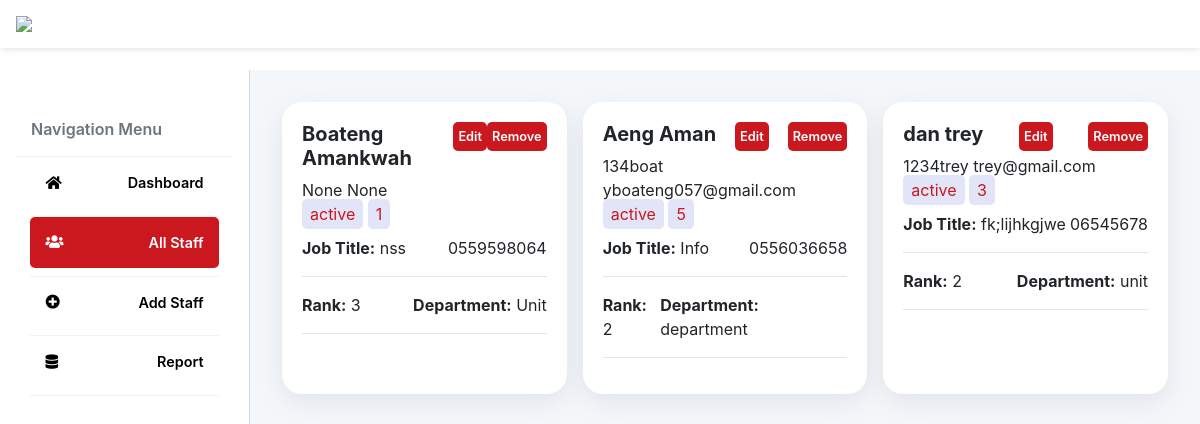
Page /dashboard (signed in) on the committed database.
### sever.py (models this page shows, shortened)
class Staff(db.Model, UserMixin):
    id = db.Column(db.Integer, primary_key=True)
    surname = db.Column(db.String())
    firstname = db.Column(db.String())
    maiden_name = db.Column(db.String())
    official_email = db.Column(db.String())
    personal_email = db.Column(db.String())
    password = db.Column(db.String())
    position = db.Column(db.String())
    member_staff = db.Column(db.String())
    department_directorate_unit = db.Column(db.String())
    number = db.Column(db.String())
    gender = db.Column(db.String())
    rank = db.Column(db.String())
    grade = db.Column(db.String())
    job_title = db.Column(db.String())
    employment_status = db.Column(db.String())
    date_of_appointment = db.Column(db.Date)
    end_of_contract = db.Column(db.Date)
    ghana_card = db.Column(db.String(100))
    snit_number = db.Column(db.String(100))
    tin_number = db.Column(db.String(100))
    immigration_status = db.Column(db.String(100))
    immigration_number = db.Column(db.String(100))
    value_permit = db.Column(db.String(100))
    address = db.Column(db.String(200))
    bank_number = db.Column(db.String(100))
    admin_full_name = db.Column(db.String(255))
    admin_email = db.Column(db.String(255))
    admin_password = db.Column(db.String(255))
    bank_name = db.Column(db.String(100))
    bank_branch = db.Column(db.String(100))
    next_of_kin = db.Column(db.String(100))
    relationship = db.Column(db.String(100))
    address_kin = db.Column(db.String(100))
    gender_kin = db.Column(db.String(100))
    name_beneficiaries = db.Column(db.String(100))
    address_beneficiaries = db.Column(db.String(100))
    other_beneficiaries = db.Column(db.String(100))
    gender_beneficiaries = db.Column(db.String(100))
    date_created = db.Column(db.DateTime, default=db.func.current_timestamp())

### sever.py (the view)
@app.route('/dashboard', methods=['GET', 'POST'])
@login_required
def dashboard():
    search_name = request.args.get('search_name', '').strip()
    member_staff = request.args.get('member_staff', '').strip()
    department_directorate_unit = request.args.get('department_directorate_unit', '').strip()
    number = request.args.get('number', '').strip()
    gender = request.args.get('gender', '').strip()
    rank = request.args.get('rank', '').strip()
    grade = request.args.get('grade', '').strip()
    job_title = request.args.get('job_title', '').strip()
    employment_status = request.args.get('employment_status', '').strip()
    date_of_appointment = request.args.get('date_of_appointment', '').strip()
    end_of_contract = request.args.get('end_of_contract', '').strip()
    staff_members = Staff.query.all()
    if search_name:
        query = Staff.query.filter(or_(
            Staff.firstname.ilike(f'%{search_name}%'),
            Staff.surname.ilike(f'%{search_name}%')
        ))
        staff_members = query.all()
    if member_staff:
        staff_members = [staff for staff in staff_members if staff.member_staff == member_staff]
    if department_directorate_unit:
        staff_members = [staff for staff in staff_members if staff.department_directorate_unit == department_directorate_unit]
    if number:
        staff_members = [staff for staff in staff_members if staff.number == number]
    if gender:
        staff_members = [staff for staff in staff_members if staff.gender == gender]
    if rank:
        staff_members = [staff for staff in staff_members if staff.rank == rank]
    if grade:
        staff_members = [staff for staff in staff_members if staff.grade == grade]
    if job_title:
        staff_members = [staff for staff in staff_members if staff.job_title == job_title]
    if employment_status:
        staff_members = [staff for staff in staff_members if staff.employment_status == employment_status]
    if date_of_appointment:
        date_of_appointment = datetime.strptime(date_of_appointment, '%Y-%m-%d').date()
        staff_members = [staff for staff in staff_members if staff.date_of_appointment == date_of_appointment]
    if end_of_contract:
        end_of_contract = datetime.strptime(end_of_contract, '%Y-%m-%d').date()
        staff_members = [staff for staff in staff_members if staff.end_of_contract == end_of_contract]
    return render_template('profile.html', staff_members=staff_members,user=current_user)

### sever.py (called while the page is built)
@login_manager.user_loader
def load_user(user_id):
    return Staff.query.get(int(user_id))

### templates/profile.html (shortened to what this page needs)
{% extends 'base.html' %}
{% block body %}
<aside class="admin__aside">
    <div class="tabContaine">
        <a href="/newdash"> <div class="tabButton"  style="background-color:#fff; padding:15px; border-radius:5px; color:#000;"><span class="text-muted" >Navigation Menu</span></div></a>
        <div class="tabContainer">
            <a href="/newdash"> <div class="tabButton" style="background-color:#fff; padding:15px; border-radius:5px; color:#000;"><i class="fas fa-home"></i><span>Dashboard</span></div></a>
        </div>
    <div class="tabContainer">
        <a href="/dashboard"> <div class="tabButton" style="background-color:#ca181e; padding:15px; border-radius:5px; color:#fff;"><i class="fas fa-users"></i><span>All Staff</span></div></a>
    </div>
    <div class="tabContainer">
        <a href="/addnew"><div class="tabButton" style="background-color:#fff; padding:15px; border-radius:5px; color:#000;"><i class="fas fa-plus-circle"></i><span>Add Staff</span></div></a>
    </div>
    <div class="tabContainer">
        <a href="/report"> <div class="tabButton" style="background-color:#fff; padding:15px; border-radius:5px; color:#000;"><i class="fa fa-database"></i><span>Report</span></div></a>
        <div class="tabButtonBorder"></div>
    </div>
</aside>
<main class="admin__main">
    <div class="searchResults">
        {% for staff_member in staff_members %}
        <div class="car" style="box-shadow: rgba(149, 157, 165, 0.2) 0px 8px 24px; background-color:#fff; border-radius:20px; padding:20px;">
            <div class="user">
                <div class="nameAndStars" style="display:flex; justify-content:space-between;">
                    <div class="name"><h6 style="font-size:20px;"><b>{{ staff_member.firstname }}  {{ staff_member.surname }}</b></h6></div>
                <a href="{{ url_for('edit_staff', staff_id=staff_member.id) }}">
                    <div class="name" style="background-color:#ca181e; padding:5px; color:#fff; border-radius:5px;">Edit</div>
                </a>
                <a href="{{ url_for('remove_user', staff_id=staff_member.id) }}">
                    <div class="name" style="background-color:#ca181e; padding:5px; color:#fff; border-radius:5px;">Remove</div>
                </a>
                </div>
            </div>
            {{ staff_member.password }}
            {{ staff_member.official_email }}
            <div class="skills">
                <div class="skillsContainer">
                    <a href="#" class="skill" style="background-color: var(--primary-light);
    color: #ca181e;;
    padding: var(--spacing-xxxs) var(--spacing-xxs);
    border-radius: var(--spacing-xxxs);">{{ staff_member.employment_status }}</a>
                    <a href="#" class="skill" style="background-color: var(--primary-light);
    color: #ca181e;;
    padding: var(--spacing-xxxs) var(--spacing-xxs);
    border-radius: var(--spacing-xxxs);">{{ staff_member.grade }}</a>
                </div>
            <div  style="display:flex; justify-content:space-between; margin-top:10px;">
                <span class="header"><b>Job Title:</b> {{ staff_member.job_title }}</span>
                <span class="header">{{ staff_member.number }}</span>
            </div>
            </div>
            <hr class="seperator" />
            <div class="customers" style="display:flex; justify-content:space-between;">
                <span class="header"><b>Rank:</b> {{ staff_member.rank }}</span>
                <span class="header"><b>Department:</b> {{ staff_member.department_directorate_unit }}</span>
            </div>
            <hr class="seperator" />
        </div>
        {% endfor %}
    </div>
</main>
    {%endblock body%}

### static/maths.css (style rules this page uses)
:root { --admin-header-height: 70px; --admin-footer-height: 70px; --admin-nav-width: 250px; --spacing: 2em; --spacing-xs: 1em; --spacing-xxs: .5em; --spacing-xxxs: .3em; --spacing-xxxxs: .1em; --dashboard-column-count: 2; --primary: #ca181e;; --primary-light: #e2e4f8; --gray: #9c9eb2; --gray-lighter: #9c9eb266; --gray-lightest: #f1f1f8; --text: #cc3d1e; --light-orange: #ffefe8; --star: #ffaf17; }
*, *::before, *::after { box-sizing: border-box; }
body { overflow-x: hidden; margin: 0; font-family: 'Open Sans', Helvetica, sans-serif; color: var(--text); }
a { text-decoration: none; color: var(--gray); }
.admin__aside { grid-area: nav; background-color: #fff; border-right: 1px solid var(--gray-lighter); }
.admin__main { grid-area:main; padding: var(--spacing); background-color: #f4f7fa; }
.user .name { font-size: .8rem; font-weight: 600; }
.admin__aside { display: grid; grid-template-rows: min-content min-content min-content min-content; gap: var(--spacing); padding: var(--spacing) var(--spacing-xs); }
.admin__aside .tabContainer { padding: 0 var(--spacing-xs); display: grid; gap: var(--spacing-xxs); font-size: .9rem; }
.admin__aside .tabButton { background: none; cursor: pointer; border: none; outline: none; width: 100%; user-select: none; font-weight: 600; display: flex; justify-content: space-between; align-items: center; padding-bottom: var(--spacing-xxs); }
.admin__aside .tabButtonBorder { content: ''; border-bottom: .1em solid var(--gray-lightest); width: 100%; }
.admin__main { display: grid; grid-template-rows: min-content min-content 1fr; gap: var(--spacing); padding: var(--spacing); }
.searchResults { display: grid; grid-template-columns: repeat(3, 1fr [col-start]); gap: var(--spacing-xs); }

### rows in the picture
Staff: firstname "Boateng", surname "Amankwah", password "None", official_email "None", employment_status "active", grade "1", job_title "nss", number "0559598064", rank "3", department_directorate_unit "Unit"
Staff: firstname "Aeng", surname "Aman", password "134boat", official_email "yboateng057@gmail.com", employment_status "active", grade "5", job_title "Info", number "0556036658", rank "2", department_directorate_unit "department"
Staff: firstname "dan", surname "trey", password "1234trey", official_email "trey@gmail.com", employment_status "active", grade "3", job_title "fk;lijhkgjwe", number "06545678", rank "2", department_directorate_unit "unit"
